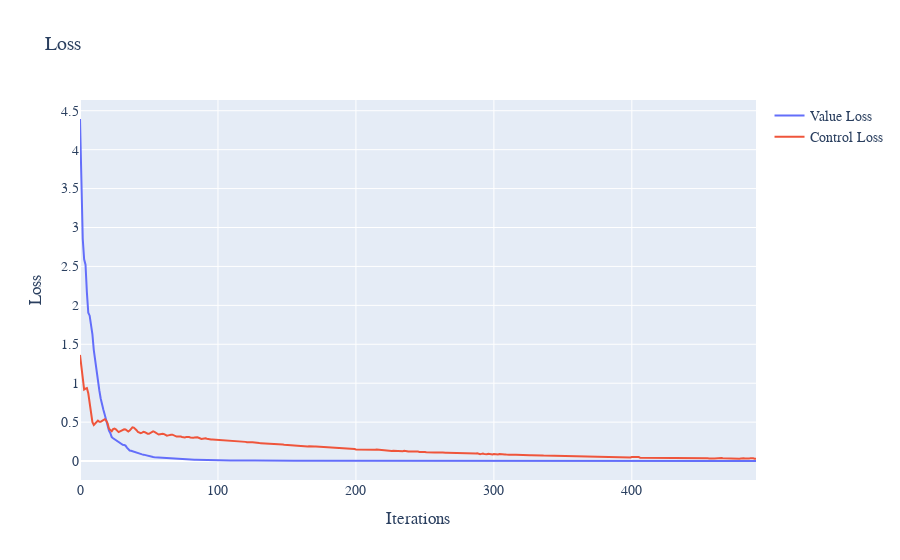

Notebook source saved alongside this figure:
### Code cell
LQR_N_MODEL_CONFIG = {
    "hidden_dim": 128,
    "learning_rate": 5e-3,
    "loss_weights": (1, 0),
    "lr_decay": 0.99,
    "sampling_method": "uniform",
    "network_type": "GRU",
    "optimiser": "Adam"
}
eq = LQR_N()
model = LQR_N_MODEL_CONFIG
solver = DGMPIASolver(model, eq)
loss = np.array(list(solver.train(500)))
plot_losses(loss)

### Figure 1 — Plotly figure (JSON) as saved in the notebook; plotly's stock layout.template omitted (floating-point values rounded to 4 significant figures; data arrays with more than 128 entries replaced by an {"elided": "..."} marker saying what was removed)
{"data": [{"mode": "lines", "name": "Value Loss", "type": "scatter", "x": {"elided": "491 int values"}, "xaxis": "x", "y": {"elided": "491 float values"}, "yaxis": "y"}, {"mode": "lines", "name": "Control Loss", "type": "scatter", "x": {"elided": "491 int values"}, "xaxis": "x", "y": {"elided": "491 float values"}, "yaxis": "y"}], "layout": {"font": {"family": "Courier New, monospace", "size": 14}, "title": {"text": "Loss"}, "xaxis": {"anchor": "y", "domain": [0, 1], "title": {"text": "Iterations"}}, "yaxis": {"anchor": "x", "domain": [0, 1], "title": {"text": "Loss"}}}}
